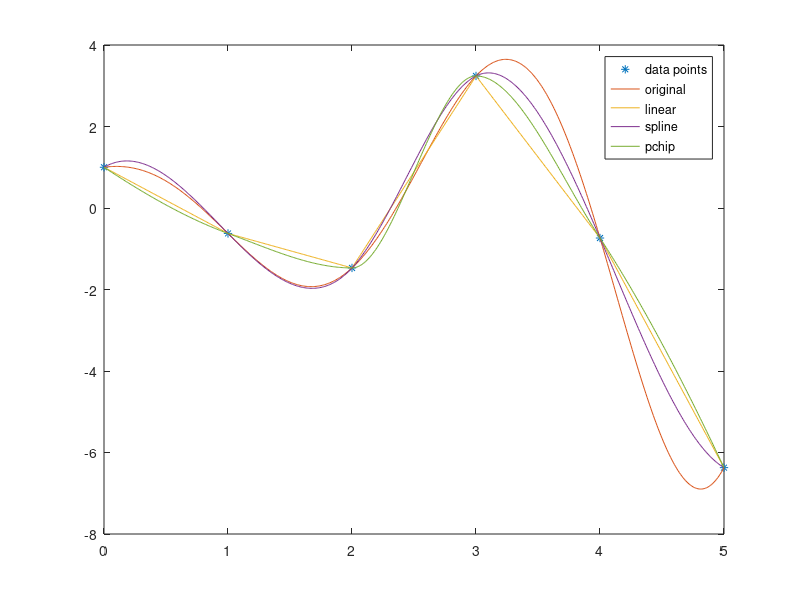

Write MATLAB code to recreate this figure.
x = 0:5;
y = (3/2).^x .* cos(2.*x);
xNew = 0:0.01:5;
yNew = interp1(x,y,xNew,"linear");

plot(x,y,"*");
hold on;
y = (3/2).^xNew.* cos(2.*xNew);
plot(xNew,y);
y = (3/2).^x .* cos(2.*x);
plot(xNew,yNew);

yNew2 = interp1(x,y,xNew,"spline");
plot(xNew,yNew2);

yNew3 = interp1(x,y,xNew,"pchip");
plot(xNew,yNew3);
hold off;

legend("data points","original","linear","spline","pchip");










